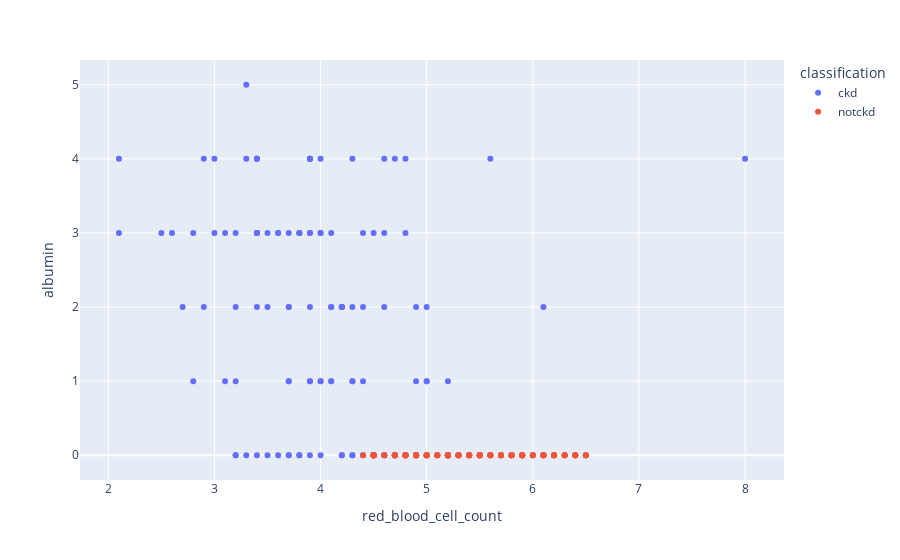

The cell this chart's notebook holds for it:
### Markdown cell above
## 7.2 Now let's check for negative correlation and its impact on classes

    Albumin, Blood urea -> Red blood cell count, packed cell volume, Haemoglobin

### Code cell
scatters('red_blood_cell_count','albumin')

### Figure 1 — Plotly figure (JSON) as saved in the notebook; plotly's stock layout.template omitted (floating-point values rounded to 4 significant figures; data arrays with more than 128 entries replaced by an {"elided": "..."} marker saying what was removed)
{"data": [{"hovertemplate": "classification=ckd<br>red_blood_cell_count=%{x}<br>albumin=%{y}<extra></extra>", "legendgroup": "ckd", "marker": {"color": "#636efa", "symbol": "circle"}, "mode": "markers", "name": "ckd", "orientation": "v", "showlegend": true, "type": "scatter", "x": {"elided": "250 float values"}, "xaxis": "x", "y": {"elided": "250 int values"}, "yaxis": "y"}, {"hovertemplate": "classification=notckd<br>red_blood_cell_count=%{x}<br>albumin=%{y}<extra></extra>", "legendgroup": "notckd", "marker": {"color": "#EF553B", "symbol": "circle"}, "mode": "markers", "name": "notckd", "orientation": "v", "showlegend": true, "type": "scatter", "x": {"elided": "150 float values"}, "xaxis": "x", "y": {"elided": "150 int values"}, "yaxis": "y"}], "layout": {"legend": {"title": {"text": "classification"}, "tracegroupgap": 0}, "margin": {"t": 60}, "xaxis": {"anchor": "y", "domain": [0, 1], "title": {"text": "red_blood_cell_count"}}, "yaxis": {"anchor": "x", "domain": [0, 1], "title": {"text": "albumin"}}}}
